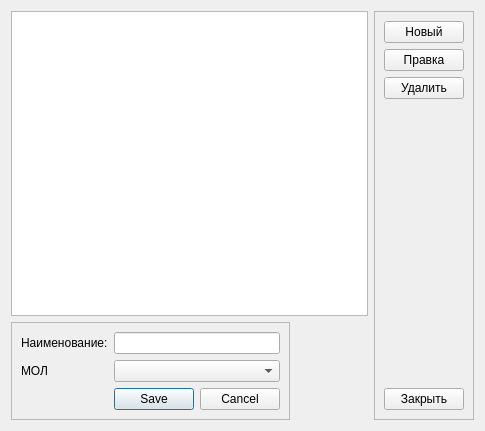
<?xml version="1.0" encoding="UTF-8"?>
<ui version="4.0">
 <class>StorageDialog</class>
 <widget class="QDialog" name="StorageDialog">
  <property name="geometry">
   <rect>
    <x>0</x>
    <y>0</y>
    <width>485</width>
    <height>431</height>
   </rect>
  </property>
  <property name="windowTitle">
   <string>Dialog</string>
  </property>
  <layout class="QGridLayout" name="gridLayout_3">
   <item row="0" column="2" rowspan="2">
    <widget class="QFrame" name="frame_2">
     <property name="frameShape">
      <enum>QFrame::StyledPanel</enum>
     </property>
     <property name="frameShadow">
      <enum>QFrame::Raised</enum>
     </property>
     <layout class="QGridLayout" name="gridLayout_2">
      <item row="3" column="0">
       <spacer name="verticalSpacer">
        <property name="orientation">
         <enum>Qt::Vertical</enum>
        </property>
        <property name="sizeHint" stdset="0">
         <size>
          <width>20</width>
          <height>40</height>
         </size>
        </property>
       </spacer>
      </item>
      <item row="2" column="0">
       <widget class="QPushButton" name="pbDelete">
        <property name="text">
         <string>Удалить</string>
        </property>
        <property name="shortcut">
         <string>Return</string>
        </property>
       </widget>
      </item>
      <item row="0" column="0">
       <widget class="QPushButton" name="pbNew">
        <property name="text">
         <string>Новый</string>
        </property>
        <property name="shortcut">
         <string>Ins</string>
        </property>
       </widget>
      </item>
      <item row="1" column="0">
       <widget class="QPushButton" name="pbEdit">
        <property name="text">
         <string>Правка</string>
        </property>
        <property name="shortcut">
         <string>Shift+E</string>
        </property>
       </widget>
      </item>
      <item row="4" column="0">
       <widget class="QPushButton" name="pbClose">
        <property name="text">
         <string>Закрыть</string>
        </property>
       </widget>
      </item>
     </layout>
    </widget>
   </item>
   <item row="1" column="0">
    <widget class="QFrame" name="frame">
     <property name="frameShape">
      <enum>QFrame::StyledPanel</enum>
     </property>
     <property name="frameShadow">
      <enum>QFrame::Raised</enum>
     </property>
     <layout class="QGridLayout" name="gridLayout">
      <item row="0" column="0">
       <widget class="QLabel" name="label">
        <property name="text">
         <string>Наименование:</string>
        </property>
       </widget>
      </item>
      <item row="0" column="1">
       <widget class="QLineEdit" name="lineEditName"/>
      </item>
      <item row="1" column="0">
       <widget class="QLabel" name="label_2">
        <property name="text">
         <string>МОЛ</string>
        </property>
       </widget>
      </item>
      <item row="1" column="1">
       <widget class="QComboBox" name="comboBoxMOL"/>
      </item>
      <item row="2" column="1">
       <widget class="QDialogButtonBox" name="buttonBox">
        <property name="standardButtons">
         <set>QDialogButtonBox::Cancel|QDialogButtonBox::Save</set>
        </property>
       </widget>
      </item>
     </layout>
    </widget>
   </item>
   <item row="1" column="1">
    <spacer name="horizontalSpacer">
     <property name="orientation">
      <enum>Qt::Horizontal</enum>
     </property>
     <property name="sizeHint" stdset="0">
      <size>
       <width>40</width>
       <height>20</height>
      </size>
     </property>
    </spacer>
   </item>
   <item row="0" column="0" colspan="2">
    <widget class="QTableView" name="tableView"/>
   </item>
  </layout>
 </widget>
 <resources/>
 <connections/>
</ui>
